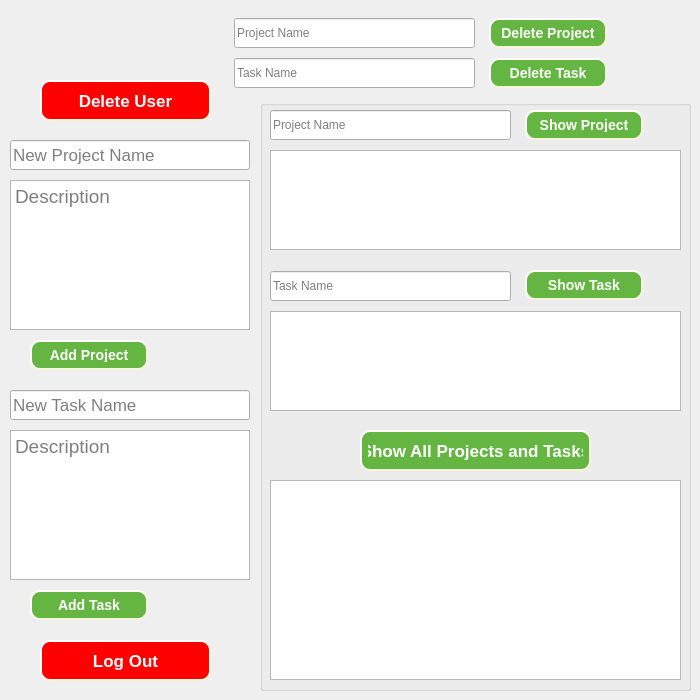
<?xml version="1.0" encoding="UTF-8"?>
<ui version="4.0">
 <class>WorkingWindow1</class>
 <widget class="QMainWindow" name="WorkingWindow1">
  <property name="geometry">
   <rect>
    <x>0</x>
    <y>0</y>
    <width>700</width>
    <height>700</height>
   </rect>
  </property>
  <property name="minimumSize">
   <size>
    <width>700</width>
    <height>700</height>
   </size>
  </property>
  <property name="maximumSize">
   <size>
    <width>800</width>
    <height>700</height>
   </size>
  </property>
  <property name="windowTitle">
   <string>MainWindow</string>
  </property>
  <widget class="QWidget" name="centralwidget">
   <widget class="QWidget" name="widget" native="true">
    <property name="geometry">
     <rect>
      <x>0</x>
      <y>10</y>
      <width>260</width>
      <height>680</height>
     </rect>
    </property>
    <property name="font">
     <font>
      <pointsize>24</pointsize>
      <bold>true</bold>
     </font>
    </property>
    <widget class="QLineEdit" name="project_field">
     <property name="geometry">
      <rect>
       <x>10</x>
       <y>130</y>
       <width>240</width>
       <height>30</height>
      </rect>
     </property>
     <property name="font">
      <font>
       <pointsize>13</pointsize>
       <bold>false</bold>
      </font>
     </property>
     <property name="text">
      <string/>
     </property>
     <property name="placeholderText">
      <string>New Project Name</string>
     </property>
    </widget>
    <widget class="QLineEdit" name="task_field">
     <property name="geometry">
      <rect>
       <x>10</x>
       <y>380</y>
       <width>240</width>
       <height>30</height>
      </rect>
     </property>
     <property name="font">
      <font>
       <pointsize>13</pointsize>
       <bold>false</bold>
      </font>
     </property>
     <property name="placeholderText">
      <string>New Task Name</string>
     </property>
    </widget>
    <widget class="QPushButton" name="add_task_button">
     <property name="geometry">
      <rect>
       <x>30</x>
       <y>580</y>
       <width>118</width>
       <height>30</height>
      </rect>
     </property>
     <property name="styleSheet">
      <string notr="true">#add_task_button {
	color: rgb(255,255,255);
	background-color: rgb(101, 181, 67);
   	border-style: outset;
    border-width: 2px;
    border-radius: 10px;
    border-color: beige;
    font: bold 14px;
    min-width: 6em;
    padding: 6px;
}</string>
     </property>
     <property name="text">
      <string>Add Task</string>
     </property>
    </widget>
    <widget class="QTextEdit" name="task_description">
     <property name="geometry">
      <rect>
       <x>10</x>
       <y>420</y>
       <width>240</width>
       <height>150</height>
      </rect>
     </property>
     <property name="font">
      <font>
       <pointsize>14</pointsize>
       <bold>false</bold>
      </font>
     </property>
     <property name="placeholderText">
      <string>Description</string>
     </property>
    </widget>
    <widget class="QTextEdit" name="project_description">
     <property name="geometry">
      <rect>
       <x>10</x>
       <y>170</y>
       <width>240</width>
       <height>150</height>
      </rect>
     </property>
     <property name="font">
      <font>
       <pointsize>14</pointsize>
       <bold>false</bold>
      </font>
     </property>
     <property name="placeholderText">
      <string>Description</string>
     </property>
    </widget>
    <widget class="QPushButton" name="add_project_button">
     <property name="geometry">
      <rect>
       <x>30</x>
       <y>330</y>
       <width>118</width>
       <height>30</height>
      </rect>
     </property>
     <property name="styleSheet">
      <string notr="true">#add_project_button {
	color: rgb(255,255,255);
	background-color: rgb(101, 181, 67);
   	border-style: outset;
    border-width: 2px;
    border-radius: 10px;
    border-color: beige;
    font: bold 14px;
    min-width: 6em;
    padding: 6px;
}</string>
     </property>
     <property name="text">
      <string>Add Project</string>
     </property>
    </widget>
    <widget class="QLabel" name="username_title">
     <property name="geometry">
      <rect>
       <x>10</x>
       <y>10</y>
       <width>211</width>
       <height>31</height>
      </rect>
     </property>
     <property name="font">
      <font>
       <family>Droid Sans</family>
       <pointsize>18</pointsize>
       <italic>false</italic>
       <bold>true</bold>
       <underline>true</underline>
       <strikeout>false</strikeout>
       <kerning>true</kerning>
      </font>
     </property>
     <property name="styleSheet">
      <string notr="true">color: rgb(0,0,0);
font-family: &quot;Droid Sans&quot;</string>
     </property>
     <property name="text">
      <string/>
     </property>
    </widget>
    <widget class="QPushButton" name="del_user_button">
     <property name="geometry">
      <rect>
       <x>40</x>
       <y>70</y>
       <width>171</width>
       <height>41</height>
      </rect>
     </property>
     <property name="styleSheet">
      <string notr="true">#del_user_button {
	color: rgb(255,255,255);
	background-color: rgb(255, 0, 0);
   	border-style: outset;
    border-width: 2px;
    border-radius: 10px;
    border-color: beige;
    font: bold 17px;
    min-width: 6em;
    padding: 6px;
}</string>
     </property>
     <property name="text">
      <string>Delete User</string>
     </property>
    </widget>
    <widget class="QPushButton" name="log_out_button">
     <property name="geometry">
      <rect>
       <x>40</x>
       <y>630</y>
       <width>171</width>
       <height>41</height>
      </rect>
     </property>
     <property name="styleSheet">
      <string notr="true">#log_out_button {
	color: rgb(255,255,255);
	background-color: rgb(255, 0, 0);
   	border-style: outset;
    border-width: 2px;
    border-radius: 10px;
    border-color: beige;
    font: bold 17px;
    min-width: 6em;
    padding: 6px;
}</string>
     </property>
     <property name="text">
      <string>Log Out</string>
     </property>
    </widget>
   </widget>
   <widget class="QPushButton" name="del_task_button">
    <property name="geometry">
     <rect>
      <x>489</x>
      <y>58</y>
      <width>118</width>
      <height>30</height>
     </rect>
    </property>
    <property name="styleSheet">
     <string notr="true">#del_task_button {
	color: rgb(255,255,255);
	background-color: rgb(101, 181, 67);
   	border-style: outset;
    border-width: 2px;
    border-radius: 10px;
    border-color: beige;
    font: bold 14px;
    min-width: 6em;
    padding: 6px;
}</string>
    </property>
    <property name="text">
     <string>Delete Task</string>
    </property>
   </widget>
   <widget class="QPushButton" name="del_project_button">
    <property name="geometry">
     <rect>
      <x>489</x>
      <y>18</y>
      <width>118</width>
      <height>30</height>
     </rect>
    </property>
    <property name="styleSheet">
     <string notr="true">#del_project_button {
	color: rgb(255,255,255);
	background-color: rgb(101, 181, 67);
   	border-style: outset;
    border-width: 2px;
    border-radius: 10px;
    border-color: beige;
    font: bold 14px;
    min-width: 6em;
    padding: 6px;
}</string>
    </property>
    <property name="text">
     <string>Delete Project</string>
    </property>
   </widget>
   <widget class="QLineEdit" name="del_task_field">
    <property name="geometry">
     <rect>
      <x>234</x>
      <y>58</y>
      <width>241</width>
      <height>30</height>
     </rect>
    </property>
    <property name="placeholderText">
     <string>Task Name</string>
    </property>
   </widget>
   <widget class="QLineEdit" name="del_project_field">
    <property name="geometry">
     <rect>
      <x>234</x>
      <y>18</y>
      <width>241</width>
      <height>30</height>
     </rect>
    </property>
    <property name="placeholderText">
     <string>Project Name</string>
    </property>
   </widget>
   <widget class="QGroupBox" name="groupBox">
    <property name="geometry">
     <rect>
      <x>260</x>
      <y>100</y>
      <width>431</width>
      <height>591</height>
     </rect>
    </property>
    <property name="title">
     <string/>
    </property>
    <widget class="QLineEdit" name="show_project_field">
     <property name="geometry">
      <rect>
       <x>10</x>
       <y>10</y>
       <width>241</width>
       <height>30</height>
      </rect>
     </property>
     <property name="placeholderText">
      <string>Project Name</string>
     </property>
    </widget>
    <widget class="QLineEdit" name="show_task_field">
     <property name="geometry">
      <rect>
       <x>10</x>
       <y>171</y>
       <width>241</width>
       <height>30</height>
      </rect>
     </property>
     <property name="placeholderText">
      <string>Task Name</string>
     </property>
    </widget>
    <widget class="QPushButton" name="show_project_button">
     <property name="geometry">
      <rect>
       <x>265</x>
       <y>10</y>
       <width>118</width>
       <height>30</height>
      </rect>
     </property>
     <property name="styleSheet">
      <string notr="true">#show_project_button {
	color: rgb(255,255,255);
	background-color: rgb(101, 181, 67);
   	border-style: outset;
    border-width: 2px;
    border-radius: 10px;
    border-color: beige;
    font: bold 14px;
    min-width: 6em;
    padding: 6px;
}</string>
     </property>
     <property name="text">
      <string>Show Project</string>
     </property>
    </widget>
    <widget class="QPushButton" name="show_task_button">
     <property name="geometry">
      <rect>
       <x>265</x>
       <y>170</y>
       <width>118</width>
       <height>30</height>
      </rect>
     </property>
     <property name="styleSheet">
      <string notr="true">#show_task_button {
	color: rgb(255,255,255);
	background-color: rgb(101, 181, 67);
   	border-style: outset;
    border-width: 2px;
    border-radius: 10px;
    border-color: beige;
    font: bold 14px;
    min-width: 6em;
    padding: 6px;
}</string>
     </property>
     <property name="text">
      <string>Show Task</string>
     </property>
    </widget>
    <widget class="QTextBrowser" name="show_project_description">
     <property name="geometry">
      <rect>
       <x>10</x>
       <y>50</y>
       <width>411</width>
       <height>100</height>
      </rect>
     </property>
     <property name="font">
      <font>
       <pointsize>14</pointsize>
      </font>
     </property>
    </widget>
    <widget class="QTextBrowser" name="show_task_description">
     <property name="geometry">
      <rect>
       <x>10</x>
       <y>211</y>
       <width>411</width>
       <height>100</height>
      </rect>
     </property>
     <property name="font">
      <font>
       <pointsize>14</pointsize>
      </font>
     </property>
    </widget>
    <widget class="QTextBrowser" name="show_all">
     <property name="geometry">
      <rect>
       <x>10</x>
       <y>380</y>
       <width>411</width>
       <height>200</height>
      </rect>
     </property>
     <property name="font">
      <font>
       <pointsize>14</pointsize>
      </font>
     </property>
    </widget>
    <widget class="QPushButton" name="show_all_button">
     <property name="geometry">
      <rect>
       <x>100</x>
       <y>330</y>
       <width>231</width>
       <height>41</height>
      </rect>
     </property>
     <property name="styleSheet">
      <string notr="true">#show_all_button {
	color: rgb(255,255,255);
	background-color: rgb(101, 181, 67);
   	border-style: outset;
    border-width: 2px;
    border-radius: 10px;
    border-color: beige;
    font: bold 17px;
    min-width: 6em;
    padding: 6px;
}</string>
     </property>
     <property name="text">
      <string>Show All Projects and Tasks</string>
     </property>
    </widget>
   </widget>
   <widget class="QWidget" name="logo" native="true">
    <property name="geometry">
     <rect>
      <x>620</x>
      <y>0</y>
      <width>70</width>
      <height>70</height>
     </rect>
    </property>
    <property name="styleSheet">
     <string notr="true">#logo {
border-image: url(:/images/channels4_profile.png);
}</string>
    </property>
   </widget>
  </widget>
 </widget>
 <resources/>
 <connections/>
</ui>
